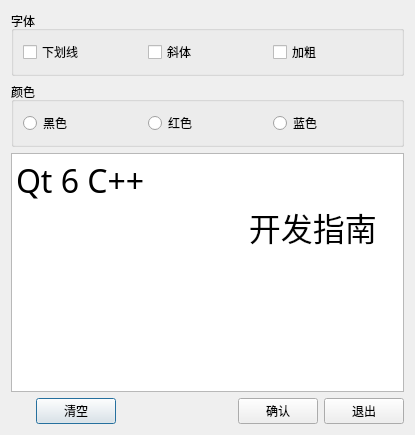
<?xml version="1.0" encoding="UTF-8"?>
<ui version="4.0">
    <class>Dialog</class>
    <widget class="QDialog" name="Dialog">
        <property name="geometry">
            <rect>
                <x>0</x>
                <y>0</y>
                <width>415</width>
                <height>435</height>
            </rect>
        </property>
        <property name="windowTitle">
            <string>Dialog</string>
        </property>
        <property name="windowIcon">
            <iconset resource="res.qrc">
                <normaloff>:/icons/images/editor.ico</normaloff>:/icons/images/editor.ico</iconset>
        </property>
        <layout class="QVBoxLayout" name="verticalLayout">
            <item>
                <widget class="QGroupBox" name="groupBoxFont">
                    <property name="title">
                        <string>字体</string>
                    </property>
                    <layout class="QHBoxLayout" name="horizontalLayout">
                        <item>
                            <widget class="QCheckBox" name="checkBoxlUnderline">
                                <property name="text">
                                    <string>下划线</string>
                                </property>
                            </widget>
                        </item>
                        <item>
                            <widget class="QCheckBox" name="checkBoxItalic">
                                <property name="text">
                                    <string>斜体</string>
                                </property>
                            </widget>
                        </item>
                        <item>
                            <widget class="QCheckBox" name="checkBoxBold">
                                <property name="text">
                                    <string>加粗</string>
                                </property>
                            </widget>
                        </item>
                    </layout>
                </widget>
            </item>
            <item>
                <widget class="QGroupBox" name="groupBoxColor">
                    <property name="title">
                        <string>颜色</string>
                    </property>
                    <layout class="QHBoxLayout" name="horizontalLayout_2">
                        <item>
                            <widget class="QRadioButton" name="radioButtonBlack">
                                <property name="text">
                                    <string>黑色</string>
                                </property>
                            </widget>
                        </item>
                        <item>
                            <widget class="QRadioButton" name="radioButtonRed">
                                <property name="text">
                                    <string>红色</string>
                                </property>
                            </widget>
                        </item>
                        <item>
                            <widget class="QRadioButton" name="radioButtonBlue">
                                <property name="text">
                                    <string>蓝色</string>
                                </property>
                            </widget>
                        </item>
                    </layout>
                </widget>
            </item>
            <item>
                <widget class="QPlainTextEdit" name="plainTextEdit">
                    <property name="font">
                        <font>
                            <family>3270 Nerd Font</family>
                            <pointsize>24</pointsize>
                        </font>
                    </property>
                    <property name="plainText">
                        <string>Qt 6 C++
                            开发指南</string>
                    </property>
                </widget>
            </item>
            <item>
                <layout class="QHBoxLayout" name="horizontalLayout_3">
                    <item>
                        <spacer name="horizontalSpacer">
                            <property name="orientation">
                                <enum>Qt::Horizontal</enum>
                            </property>
                            <property name="sizeHint" stdset="0">
                                <size>
                                    <width>28</width>
                                    <height>20</height>
                                </size>
                            </property>
                        </spacer>
                    </item>
                    <item>
                        <widget class="QPushButton" name="pushButtonClear">
                            <property name="text">
                                <string>清空</string>
                            </property>
                            <property name="icon">
                                <iconset resource="res.qrc">
                                    <normaloff>:/icons/images/212.bmp</normaloff>
                                    :/icons/images/212.bmp</iconset>
                            </property>
                        </widget>
                    </item>
                    <item>
                        <spacer name="horizontalSpacer_2">
                            <property name="orientation">
                                <enum>Qt::Horizontal</enum>
                            </property>
                            <property name="sizeHint" stdset="0">
                                <size>
                                    <width>118</width>
                                    <height>20</height>
                                </size>
                            </property>
                        </spacer>
                    </item>
                    <item>
                        <widget class="QPushButton" name="pushButtonOk">
                            <property name="text">
                                <string>确认</string>
                            </property>
                            <property name="icon">
                                <iconset resource="res.qrc">
                                    <normaloff>:/icons/images/322.bmp</normaloff>
                                    :/icons/images/322.bmp</iconset>
                            </property>
                        </widget>
                    </item>
                    <item>
                        <widget class="QPushButton" name="pushButtonExit">
                            <property name="text">
                                <string>退出</string>
                            </property>
                            <property name="icon">
                                <iconset resource="res.qrc">
                                    <normaloff>:/icons/images/324.bmp</normaloff>
                                    :/icons/images/324.bmp</iconset>
                            </property>
                        </widget>
                    </item>
                </layout>
            </item>
        </layout>
    </widget>
    <resources>
        <include location="res.qrc" />
    </resources>
    <connections>
        <connection>
            <sender>pushButtonExit</sender>
            <signal>clicked()</signal>
            <receiver>Dialog</receiver>
            <slot>close()</slot>
            <hints>
                <hint type="sourcelabel">
                    <x>363</x>
                    <y>406</y>
                </hint>
                <hint type="destinationlabel">
                    <x>207</x>
                    <y>217</y>
                </hint>
            </hints>
        </connection>
        <connection>
            <sender>pushButtonOk</sender>
            <signal>clicked()</signal>
            <receiver>Dialog</receiver>
            <slot>accept()</slot>
            <hints>
                <hint type="sourcelabel">
                    <x>272</x>
                    <y>406</y>
                </hint>
                <hint type="destinationlabel">
                    <x>207</x>
                    <y>217</y>
                </hint>
            </hints>
        </connection>
    </connections>
</ui>
